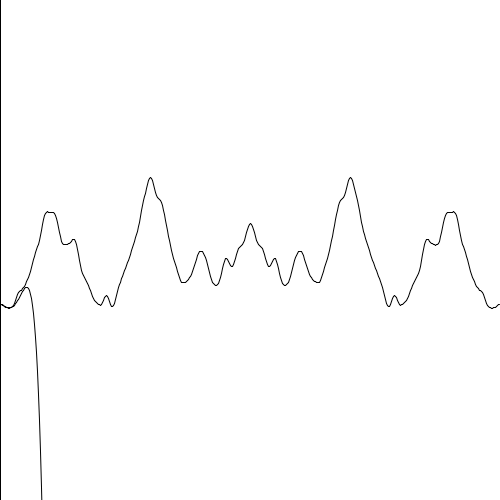
Frame 1 (no input)
Frame 60 (the mouse pressed at the canvas centre just before this capture): identical to frame 1, image omitted
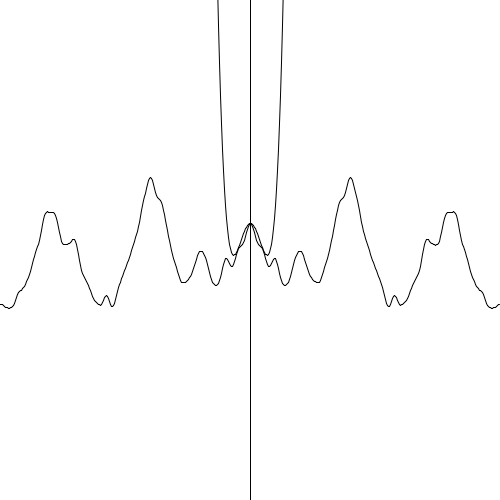
Frame 120 (the mouse held since frame 60 and released just before this capture)

The Processing sketch that drew these frames (run headless with seeded random() and noise(); from frame 60 on, the mouse is pressed at the canvas centre):

// Processing sketch: TaylorSeries
// ── TaylorSeries.pde
abstract class func{
  abstract float f(float x);
}

final float eps=0.1;
class deriv extends func{
  func fu;
  deriv(func f){
    fu=f;
  }
  float f(float x){
    return (fu.f(x+eps)-fu.f(x-eps))/2/eps;
  }
}

class theFunc extends func{
  float f(float x){
    //return cos(x);
    return noise(x)*5-2.5;
  }
}
int facto(int n){
  if(n>1)return n*facto(n-1);
  return 1;
}

void setup(){
  size(500,500);

}

float taylorApprox(func f,deriv der1,deriv der2,deriv der3,deriv der4,deriv der5,float a,float realX){
  return f.f(a)+der1.f(a)*(realX-a)+der2.f(a)*pow(realX-a,2)/facto(2)+der3.f(a)*pow(realX-a,3)/facto(3)+der4.f(a)*pow(realX-a,4)/facto(4)+der5.f(a)*pow(realX-a,5)/facto(5);
}

void draw(){
  
  background(255);

  float o=5;

  float xmi=-o;
  float xpl=o;
  float ymi=-o;
  float ypl=o;
  
  func f=new theFunc();
  deriv der1=new deriv(f);
  deriv der2=new deriv(der1);
  deriv der3=new deriv(der2);
  deriv der4=new deriv(der3);
  deriv der5=new deriv(der4);
  
  for(int pixelX=0;pixelX<width;pixelX++){
    float realX=map(pixelX,0,width,xmi,xpl);
    float realY=f.f(realX);
    float pixelY=map(realY,ypl,ymi,0,height);
    //point(pixelX,pixelY);
    line(pixelX-1,map(f.f(map(pixelX-1,0,width,xmi,xpl)),ypl,ymi,0,height),pixelX,pixelY);
    
    if(pixelX%1==0){
      float a=map(mouseX,0,width,xmi,xpl);
      line(mouseX,0,mouseX,height);
      float ta=taylorApprox(f,der1,der2,der3,der4,der5,a,realX);
      float ta1=taylorApprox(f,der1,der2,der3,der4,der5,a,map(pixelX+1,0,width,xmi,xpl));
      //point(pixelX,map(ta,ypl,ymi,0,height));
      line(pixelX,map(ta,ypl,ymi,0,height),pixelX+1,map(ta1,ypl,ymi,0,height));
      //float slope=der1.f(realX);
      //float ox=1;
      //float oy=slope;
      //float mul=30;
      //line(pixelX-mul*ox,pixelY+mul*oy,pixelX+mul*ox,pixelY-mul*oy);
    }
  }
}
